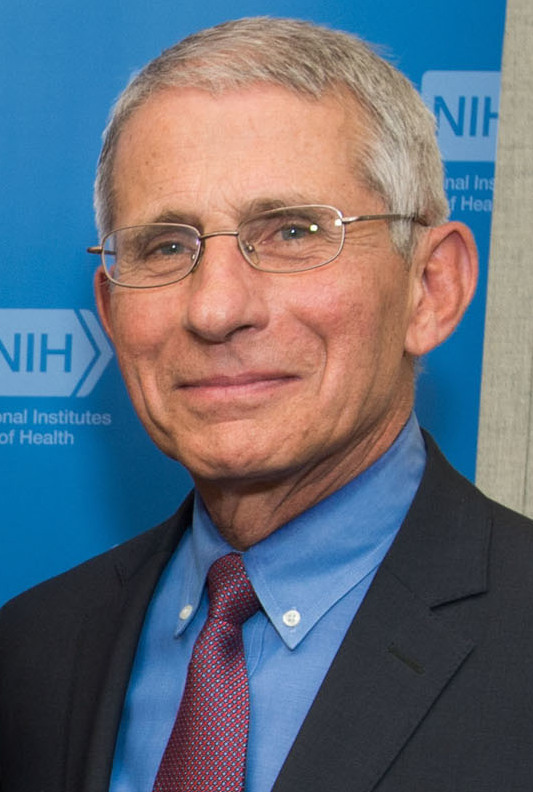
#> input picture python/AI/known/Anthony Fauci.jpg, 533 x 792 px, given in place of the camera
$ python main7.py
#> lines starting #> are read from the running program, lines starting #| are printed output that depends on the picture; after the words box and inside, x2 and y2 are one past the last pixel; in counts of white or black regions, pixels touching at a corner belong together
import cv2
import numpy as np

cam = cv2.VideoCapture(0, cv2.CAP_DSHOW)
cam.set(cv2.CAP_PROP_FRAME_WIDTH, 640)
cam.set(cv2.CAP_PROP_FRAME_HEIGHT, 360)
cam.set(cv2.CAP_PROP_FPS, 30)


def onTrack1(val):
    global hueLow
    hueLow = val


def onTrack2(val):
    global hueHigh
    hueHigh = val


def onTrack3(val):
    global satLow
    satLow = val


def onTrack4(val):
    global satHigh
    satHigh = val


def onTrack5(val):
    global valLow
    valLow = val


def onTrack6(val):
    global valHigh
    valHigh = val


hueLow = 10
hueHigh = 20
satLow = 10
satHigh = 250
valLow = 10
valHigh = 250
height = 360
width = 640

cv2.namedWindow("my Tracker")
cv2.createTrackbar("Hue Low", "my Tracker", 15, 179, onTrack1)
cv2.createTrackbar("Hue High", "my Tracker", 30, 179, onTrack2)
cv2.createTrackbar("Sat Low", "my Tracker", 80, 255, onTrack3)
cv2.createTrackbar("Sat High", "my Tracker", 250, 255, onTrack4)
cv2.createTrackbar("Val Low", "my Tracker", 140, 255, onTrack5)
cv2.createTrackbar("Val High", "my Tracker", 250, 255, onTrack6)
cv2.moveWindow("my Tracker", width, 0)

while True:
    ignore, frame = cam.read()
#> frame is the input picture: shape (792, 533, 3); mean B, G, R 120.7, 107.3, 99.5
    frameHSV = cv2.cvtColor(frame, cv2.COLOR_BGR2HSV)
#> frameHSV: shape (792, 533, 3); mean H, S, V 71.7, 118.8, 147.5
    lowerBound = np.array([hueLow, satLow, valLow])
    upperBound = np.array([hueHigh, satHigh, valHigh])

    myMask = cv2.inRange(frameHSV, lowerBound, upperBound)
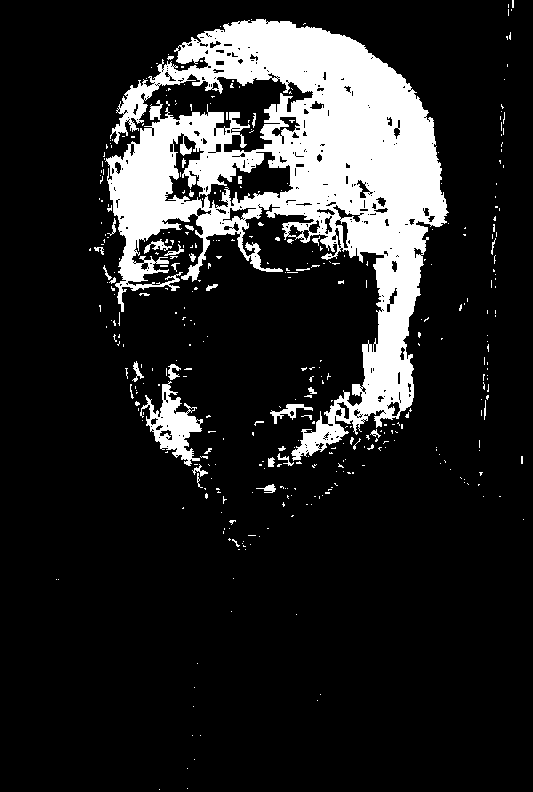
#> myMask: shape (792, 533); 15% white; 388 white regions (349 under 20 px), largest, box (x1, y1, x2, y2) and area: (105, 19, 449, 461) 58007, (140, 381, 203, 466) 2059, (270, 404, 313, 424) 270
    myMask = cv2.bitwise_not(myMask)
#> myMask: shape (792, 533); 85% white; 388 black regions (349 under 20 px)
    final = cv2.bitwise_and(frame, frame, mask=myMask)
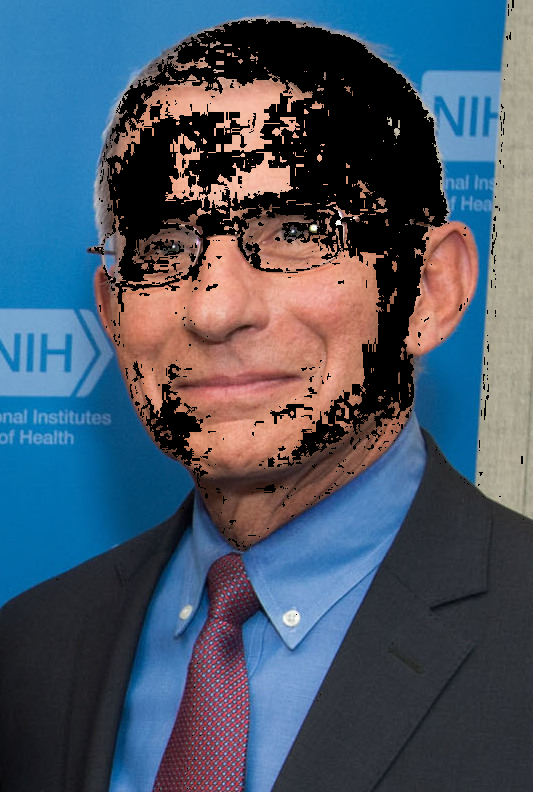
#> final: shape (792, 533, 3); mean B, G, R 103.5, 86.4, 72.3

    contours, junk = cv2.findContours(myMask, cv2.RETR_EXTERNAL, cv2.CHAIN_APPROX_SIMPLE)
#> contours = 1 contour; box (x1, y1, x2, y2) and area: (0, 0, 533, 792) 420789; junk = [[-1, -1, -1, -1]]
    # cv2.drawContours(frame, contours, -1, (255, 0, 0), 3)
    for contour in contours:
        area = cv2.contourArea(contour)
        if area >= 200:
            # cv2.drawContours(frame,[contour],0,(255,0,0),3)
            x,y,w,h = cv2.boundingRect(contour)
            cv2.rectangle(frame,(x,y),(x+w,y+h),(0,0,255),3)
#> this loop made 1 pass
#> (area, x, y, w, h) on pass 1: (420789, 0, 0, 533, 792)
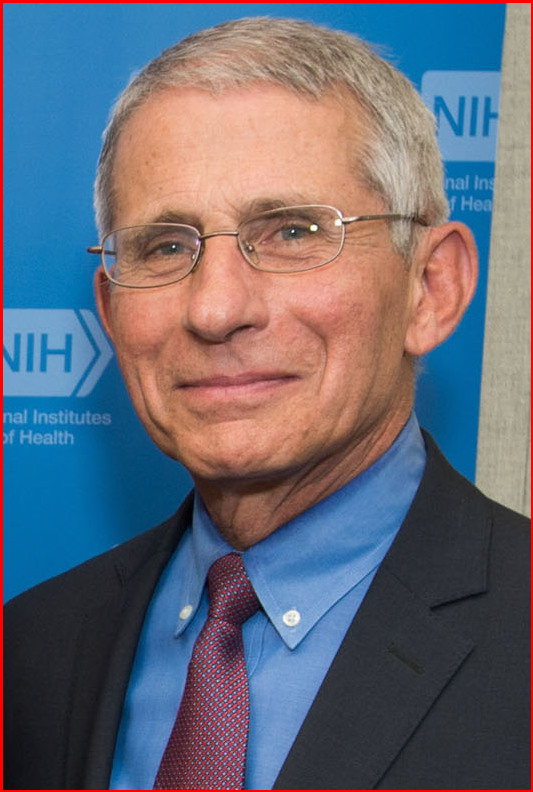
#> frame: shape (792, 533, 3); 1.56% of pixels changed, all inside (x1, y1, x2, y2) = (0, 0, 533, 792)
    cv2.imshow("my webcam", frame)
    cv2.moveWindow("my webcam", 0, 0)
    cv2.imshow("my filter", final)
    cv2.moveWindow("my filter", 0, height)
    if cv2.waitKey(1) & 0xff == ord("q"):
#> (key q is pressed here)
        break
cam.release()

$ run again, on python/AI/known/Chase.jpg
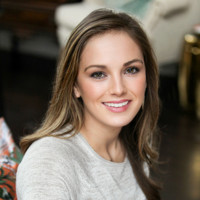
#> input picture python/AI/known/Chase.jpg, 200 x 200 px, given in place of the camera
#> frame is the input picture: shape (200, 200, 3); mean B, G, R 90.1, 102.5, 114.5
#> frameHSV: shape (200, 200, 3); mean H, S, V 25.6, 79.8, 115.2
#> `myMask = cv2.inRange(frameHSV, lowerBound, upperBound)`:
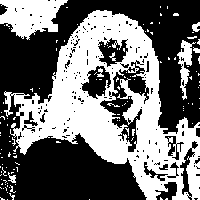
#> myMask: shape (200, 200); 44.1% white; 126 white regions (117 under 20 px), largest, box (x1, y1, x2, y2) and area: (4, 10, 200, 200) 14832, (0, 0, 68, 40) 1749, (177, 40, 196, 100) 425
#> contours = 163 contours, 151 with area under 20; largest, box (x1, y1, x2, y2) and area: (0, 0, 200, 200) 18436, (100, 60, 149, 152) 1326, (81, 66, 111, 99) 511, (98, 38, 128, 67) 466, (180, 141, 198, 200) 221; junk = 163 rows, first 6: [1, -1, -1, -1], [2, 0, -1, -1], [3, 1, -1, -1], [4, 2, -1, -1], [5, 3, -1, -1], [6, 4, -1, -1]
#> the loop `for contour in contours:` made 163 passes
#> (area, x, y, w, h) on passes 26, 95, 100, 125, 161: (221, 180, 141, 18, 59), (511, 81, 66, 30, 33), (1326, 100, 60, 49, 92), (465.5, 98, 38, 30, 29), (18435.5, 0, 0, 200, 200)
#> after the loop `for contour in contours:`:
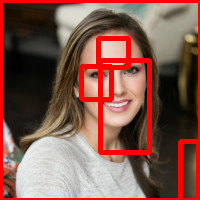
#> frame: shape (200, 200, 3); 12.17% of pixels changed, all inside (x1, y1, x2, y2) = (0, 0, 200, 200)
